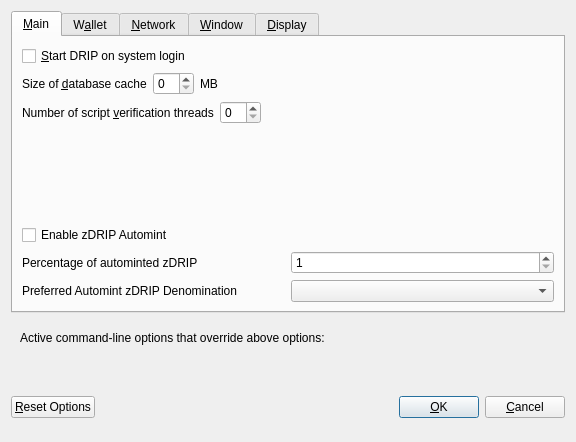
<?xml version="1.0" encoding="UTF-8"?>
<ui version="4.0">
 <class>OptionsDialog</class>
 <widget class="QDialog" name="OptionsDialog">
  <property name="geometry">
   <rect>
    <x>0</x>
    <y>0</y>
    <width>576</width>
    <height>442</height>
   </rect>
  </property>
  <property name="windowTitle">
   <string>Options</string>
  </property>
  <property name="modal">
   <bool>true</bool>
  </property>
  <layout class="QVBoxLayout" name="verticalLayout">
   <item>
    <widget class="QTabWidget" name="tabWidget">
     <property name="currentIndex">
      <number>0</number>
     </property>
     <widget class="QWidget" name="tabMain">
      <attribute name="title">
       <string>&amp;Main</string>
      </attribute>
      <layout class="QVBoxLayout" name="verticalLayout_Main">
       <item>
        <widget class="QCheckBox" name="bitcoinAtStartup">
         <property name="toolTip">
          <string>Automatically start DRIP after logging in to the system.</string>
         </property>
         <property name="text">
          <string>&amp;Start DRIP on system login</string>
         </property>
        </widget>
       </item>
       <item>
        <layout class="QHBoxLayout" name="horizontalLayout_2_Main">
         <item>
          <widget class="QLabel" name="databaseCacheLabel">
           <property name="text">
            <string>Size of &amp;database cache</string>
           </property>
           <property name="textFormat">
            <enum>Qt::PlainText</enum>
           </property>
           <property name="buddy">
            <cstring>databaseCache</cstring>
           </property>
          </widget>
         </item>
         <item>
          <widget class="QSpinBox" name="databaseCache"/>
         </item>
         <item>
          <widget class="QLabel" name="databaseCacheUnitLabel">
           <property name="text">
            <string>MB</string>
           </property>
           <property name="textFormat">
            <enum>Qt::PlainText</enum>
           </property>
          </widget>
         </item>
         <item>
          <spacer name="horizontalSpacer_2_Main">
           <property name="orientation">
            <enum>Qt::Horizontal</enum>
           </property>
           <property name="sizeHint" stdset="0">
            <size>
             <width>40</width>
             <height>20</height>
            </size>
           </property>
          </spacer>
         </item>
        </layout>
       </item>
       <item>
        <layout class="QHBoxLayout" name="horizontalLayout_3_Main">
         <item>
          <widget class="QLabel" name="threadsScriptVerifLabel">
           <property name="text">
            <string>Number of script &amp;verification threads</string>
           </property>
           <property name="textFormat">
            <enum>Qt::PlainText</enum>
           </property>
           <property name="buddy">
            <cstring>threadsScriptVerif</cstring>
           </property>
          </widget>
         </item>
         <item>
          <widget class="QSpinBox" name="threadsScriptVerif">
           <property name="toolTip">
            <string>(0 = auto, &lt;0 = leave that many cores free)</string>
           </property>
          </widget>
         </item>
         <item>
          <spacer name="horizontalSpacer_3_Main">
           <property name="orientation">
            <enum>Qt::Horizontal</enum>
           </property>
           <property name="sizeHint" stdset="0">
            <size>
             <width>40</width>
             <height>20</height>
            </size>
           </property>
          </spacer>
         </item>
        </layout>
       </item>
       <item>
        <spacer name="verticalSpacer_2">
         <property name="orientation">
          <enum>Qt::Vertical</enum>
         </property>
         <property name="sizeHint" stdset="0">
          <size>
           <width>20</width>
           <height>40</height>
          </size>
         </property>
        </spacer>
       </item>
       <item>
        <widget class="QCheckBox" name="checkBoxZeromintEnable">
         <property name="toolTip">
          <string>Enable automatic minting of DRIP units to zDRIP</string>
         </property>
         <property name="layoutDirection">
          <enum>Qt::LeftToRight</enum>
         </property>
         <property name="text">
          <string>Enable zDRIP Automint</string>
         </property>
        </widget>
       </item>
       <item>
        <layout class="QHBoxLayout" name="horizontalLayout_3">
         <item>
          <widget class="QLabel" name="percentage_label">
           <property name="toolTip">
            <string>Percentage of incoming DRIP which get automatically converted to zDRIP via Zerocoin Protocol (min: 10%)</string>
           </property>
           <property name="text">
            <string>Percentage of autominted zDRIP</string>
           </property>
          </widget>
         </item>
         <item>
          <widget class="QSpinBox" name="zeromintPercentage">
           <property name="minimum">
            <number>1</number>
           </property>
           <property name="maximum">
            <number>100</number>
           </property>
          </widget>
         </item>
        </layout>
       </item>
       <item>
        <layout class="QHBoxLayout" name="horizontalLayout" stretch="0,0">
         <property name="sizeConstraint">
          <enum>QLayout::SetFixedSize</enum>
         </property>
         <item>
          <widget class="QLabel" name="labelPreferredDenom">
           <property name="maximumSize">
            <size>
             <width>16777215</width>
             <height>16777215</height>
            </size>
           </property>
           <property name="toolTip">
            <string>Wait with automatic conversion to Zerocoin until enough DRIP for this denomination is available</string>
           </property>
           <property name="text">
            <string>Preferred Automint zDRIP Denomination</string>
           </property>
          </widget>
         </item>
         <item>
          <widget class="QComboBox" name="preferredDenom">
           <property name="maximumSize">
            <size>
             <width>16777215</width>
             <height>27</height>
            </size>
           </property>
           <property name="toolTip">
            <string>Wait with automatic conversion to Zerocoin until enough DRIP for this denomination is available</string>
           </property>
           <property name="maxVisibleItems">
            <number>9</number>
           </property>
           <property name="maxCount">
            <number>9</number>
           </property>
          </widget>
         </item>
        </layout>
       </item>
      </layout>
     </widget>
     <widget class="QWidget" name="tabWallet">
      <attribute name="title">
       <string>W&amp;allet</string>
      </attribute>
      <layout class="QVBoxLayout" name="verticalLayout_Wallet">
       <item>
        <layout class="QHBoxLayout" name="horizontalLayout_2_Wallet">
         <item>
          <widget class="QLabel" name="labelStakeSplitThresholdText">
           <property name="text">
            <string>Stake split threshold:</string>
           </property>
          </widget>
         </item>
         <item>
          <widget class="QSpinBox" name="spinBoxStakeSplitThreshold">
           <property name="minimum">
            <number>1</number>
           </property>
           <property name="maximum">
            <number>999999</number>
           </property>
          </widget>
         </item>
        </layout>
       </item>
       <item>
        <widget class="QGroupBox" name="groupBox">
         <property name="title">
          <string>Expert</string>
         </property>
         <layout class="QVBoxLayout" name="verticalLayout_2">
          <item>
           <widget class="QCheckBox" name="coinControlFeatures">
            <property name="toolTip">
             <string>Whether to show coin control features or not.</string>
            </property>
            <property name="text">
             <string>Enable coin &amp;control features</string>
            </property>
           </widget>
          </item>
          <item>
           <widget class="QCheckBox" name="showMasternodesTab">
            <property name="toolTip">
             <string>Show additional tab listing all your masternodes in first sub-tab&lt;br/&gt;and all masternodes on the network in second sub-tab.</string>
            </property>
            <property name="text">
             <string>Show Masternodes Tab</string>
            </property>
           </widget>
          </item>
          <item>
           <widget class="QCheckBox" name="spendZeroConfChange">
            <property name="toolTip">
             <string>If you disable the spending of unconfirmed change, the change from a transaction&lt;br/&gt;cannot be used until that transaction has at least one confirmation.&lt;br/&gt;This also affects how your balance is computed.</string>
            </property>
            <property name="text">
             <string>&amp;Spend unconfirmed change</string>
            </property>
           </widget>
          </item>
         </layout>
        </widget>
       </item>
       <item>
        <spacer name="verticalSpacer_Wallet">
         <property name="orientation">
          <enum>Qt::Vertical</enum>
         </property>
         <property name="sizeHint" stdset="0">
          <size>
           <width>20</width>
           <height>40</height>
          </size>
         </property>
        </spacer>
       </item>
      </layout>
     </widget>
     <widget class="QWidget" name="tabNetwork">
      <attribute name="title">
       <string>&amp;Network</string>
      </attribute>
      <layout class="QVBoxLayout" name="verticalLayout_Network">
       <item>
        <widget class="QCheckBox" name="mapPortUpnp">
         <property name="toolTip">
          <string>Automatically open the DRIP client port on the router. This only works when your router supports UPnP and it is enabled.</string>
         </property>
         <property name="text">
          <string>Map port using &amp;UPnP</string>
         </property>
        </widget>
       </item>
       <item>
        <widget class="QCheckBox" name="allowIncoming">
         <property name="toolTip">
          <string>Accept connections from outside</string>
         </property>
         <property name="text">
          <string>Allow incoming connections</string>
         </property>
        </widget>
       </item>
       <item>
        <widget class="QCheckBox" name="connectSocks">
         <property name="toolTip">
          <string>Connect to the DRIP network through a SOCKS5 proxy.</string>
         </property>
         <property name="text">
          <string>&amp;Connect through SOCKS5 proxy (default proxy):</string>
         </property>
        </widget>
       </item>
       <item>
        <layout class="QHBoxLayout" name="horizontalLayout_1_Network">
         <item>
          <widget class="QLabel" name="proxyIpLabel">
           <property name="text">
            <string>Proxy &amp;IP:</string>
           </property>
           <property name="textFormat">
            <enum>Qt::PlainText</enum>
           </property>
           <property name="buddy">
            <cstring>proxyIp</cstring>
           </property>
          </widget>
         </item>
         <item>
          <widget class="QValidatedLineEdit" name="proxyIp">
           <property name="minimumSize">
            <size>
             <width>140</width>
             <height>0</height>
            </size>
           </property>
           <property name="maximumSize">
            <size>
             <width>140</width>
             <height>16777215</height>
            </size>
           </property>
           <property name="toolTip">
            <string>IP address of the proxy (e.g. IPv4: 127.0.0.1 / IPv6: ::1)</string>
           </property>
          </widget>
         </item>
         <item>
          <widget class="QLabel" name="proxyPortLabel">
           <property name="text">
            <string>&amp;Port:</string>
           </property>
           <property name="textFormat">
            <enum>Qt::PlainText</enum>
           </property>
           <property name="buddy">
            <cstring>proxyPort</cstring>
           </property>
          </widget>
         </item>
         <item>
          <widget class="QLineEdit" name="proxyPort">
           <property name="minimumSize">
            <size>
             <width>55</width>
             <height>0</height>
            </size>
           </property>
           <property name="maximumSize">
            <size>
             <width>55</width>
             <height>16777215</height>
            </size>
           </property>
           <property name="toolTip">
            <string>Port of the proxy (e.g. 9050)</string>
           </property>
          </widget>
         </item>
         <item>
          <spacer name="horizontalSpacer_1_Network">
           <property name="orientation">
            <enum>Qt::Horizontal</enum>
           </property>
           <property name="sizeHint" stdset="0">
            <size>
             <width>40</width>
             <height>20</height>
            </size>
           </property>
          </spacer>
         </item>
        </layout>
       </item>
       <item>
        <spacer name="verticalSpacer_Network">
         <property name="orientation">
          <enum>Qt::Vertical</enum>
         </property>
         <property name="sizeHint" stdset="0">
          <size>
           <width>20</width>
           <height>40</height>
          </size>
         </property>
        </spacer>
       </item>
      </layout>
     </widget>
     <widget class="QWidget" name="tabWindow">
      <attribute name="title">
       <string>&amp;Window</string>
      </attribute>
      <layout class="QVBoxLayout" name="verticalLayout_Window">
       <item>
        <widget class="QCheckBox" name="minimizeToTray">
         <property name="toolTip">
          <string>Show only a tray icon after minimizing the window.</string>
         </property>
         <property name="text">
          <string>&amp;Minimize to the tray instead of the taskbar</string>
         </property>
        </widget>
       </item>
       <item>
        <widget class="QCheckBox" name="minimizeOnClose">
         <property name="toolTip">
          <string>Minimize instead of exit the application when the window is closed. When this option is enabled, the application will be closed only after selecting Quit in the menu.</string>
         </property>
         <property name="text">
          <string>M&amp;inimize on close</string>
         </property>
        </widget>
       </item>
       <item>
        <spacer name="verticalSpacer_Window">
         <property name="orientation">
          <enum>Qt::Vertical</enum>
         </property>
         <property name="sizeHint" stdset="0">
          <size>
           <width>20</width>
           <height>40</height>
          </size>
         </property>
        </spacer>
       </item>
      </layout>
     </widget>
     <widget class="QWidget" name="tabDisplay">
      <attribute name="title">
       <string>&amp;Display</string>
      </attribute>
      <layout class="QVBoxLayout" name="verticalLayout_Display">
       <item>
        <layout class="QHBoxLayout" name="horizontalLayout_1_Display">
         <item>
          <widget class="QLabel" name="langLabel">
           <property name="text">
            <string>User Interface &amp;language:</string>
           </property>
           <property name="textFormat">
            <enum>Qt::PlainText</enum>
           </property>
           <property name="buddy">
            <cstring>lang</cstring>
           </property>
          </widget>
         </item>
         <item>
          <widget class="QValueComboBox" name="lang">
           <property name="toolTip">
            <string>The user interface language can be set here. This setting will take effect after restarting DRIP.</string>
           </property>
          </widget>
         </item>
        </layout>
       </item>
       <item>
        <widget class="QLabel" name="label_3">
         <property name="toolTip">
          <string notr="true"/>
         </property>
         <property name="statusTip">
          <string notr="true"/>
         </property>
         <property name="whatsThis">
          <string notr="true"/>
         </property>
         <property name="accessibleName">
          <string notr="true"/>
         </property>
         <property name="text">
          <string>Language missing or translation incomplete? Help contributing translations here:
https://www.transifex.com/drip-project/drip-project-translations</string>
         </property>
         <property name="wordWrap">
          <bool>true</bool>
         </property>
         <property name="openExternalLinks">
          <bool>true</bool>
         </property>
         <property name="textInteractionFlags">
          <set>Qt::TextBrowserInteraction</set>
         </property>
        </widget>
       </item>
       <item>
        <layout class="QHBoxLayout" name="horizontalLayout_4_Display" stretch="0,0">
         <item>
          <widget class="QLabel" name="themeLabel">
           <property name="text">
            <string>User Interface Theme:</string>
           </property>
          </widget>
         </item>
         <item>
          <widget class="QValueComboBox" name="theme"/>
         </item>
        </layout>
       </item>
       <item>
        <widget class="Line" name="line">
         <property name="orientation">
          <enum>Qt::Horizontal</enum>
         </property>
        </widget>
       </item>
       <item>
        <layout class="QHBoxLayout" name="horizontalLayout_2_Display">
         <item>
          <widget class="QLabel" name="unitLabel">
           <property name="text">
            <string>&amp;Unit to show amounts in:</string>
           </property>
           <property name="textFormat">
            <enum>Qt::PlainText</enum>
           </property>
           <property name="buddy">
            <cstring>unit</cstring>
           </property>
          </widget>
         </item>
         <item>
          <widget class="QValueComboBox" name="unit">
           <property name="toolTip">
            <string>Choose the default subdivision unit to show in the interface and when sending coins.</string>
           </property>
          </widget>
         </item>
        </layout>
       </item>
       <item>
        <layout class="QHBoxLayout" name="horizontalLayout_5_Display">
         <item>
          <widget class="QLabel" name="digitsLabel">
           <property name="text">
            <string>Decimal digits</string>
           </property>
          </widget>
         </item>
         <item>
          <widget class="QValueComboBox" name="digits"/>
         </item>
        </layout>
       </item>
       <item>
        <widget class="QCheckBox" name="checkBoxHideZeroBalances">
         <property name="toolTip">
          <string>Hide empty balances</string>
         </property>
         <property name="layoutDirection">
          <enum>Qt::LeftToRight</enum>
         </property>
         <property name="text">
          <string>Hide empty balances</string>
         </property>
        </widget>
       </item>
       <item>
        <layout class="QHBoxLayout" name="horizontalLayout_3_Display">
         <item>
          <widget class="QLabel" name="thirdPartyTxUrlsLabel">
           <property name="toolTip">
            <string>Third party URLs (e.g. a block explorer) that appear in the transactions tab as context menu items. %s in the URL is replaced by transaction hash. Multiple URLs are separated by vertical bar |.</string>
           </property>
           <property name="text">
            <string>Third party transaction URLs</string>
           </property>
           <property name="buddy">
            <cstring>thirdPartyTxUrls</cstring>
           </property>
          </widget>
         </item>
         <item>
          <widget class="QLineEdit" name="thirdPartyTxUrls">
           <property name="toolTip">
            <string>Third party URLs (e.g. a block explorer) that appear in the transactions tab as context menu items. %s in the URL is replaced by transaction hash. Multiple URLs are separated by vertical bar |.</string>
           </property>
          </widget>
         </item>
        </layout>
       </item>
       <item>
        <spacer name="verticalSpacer">
         <property name="orientation">
          <enum>Qt::Vertical</enum>
         </property>
         <property name="sizeHint" stdset="0">
          <size>
           <width>20</width>
           <height>40</height>
          </size>
         </property>
        </spacer>
       </item>
      </layout>
     </widget>
    </widget>
   </item>
   <item>
    <widget class="QFrame" name="frame">
     <layout class="QVBoxLayout" name="verticalLayout_Bottom">
      <item>
       <layout class="QHBoxLayout" name="horizontalLayout_Bottom">
        <item>
         <widget class="QLabel" name="overriddenByCommandLineInfoLabel">
          <property name="text">
           <string>Active command-line options that override above options:</string>
          </property>
          <property name="textFormat">
           <enum>Qt::PlainText</enum>
          </property>
         </widget>
        </item>
        <item>
         <spacer name="horizontalSpacer_Bottom">
          <property name="orientation">
           <enum>Qt::Horizontal</enum>
          </property>
          <property name="sizeHint" stdset="0">
           <size>
            <width>40</width>
            <height>20</height>
           </size>
          </property>
         </spacer>
        </item>
       </layout>
      </item>
      <item>
       <widget class="QLabel" name="overriddenByCommandLineLabel">
        <property name="text">
         <string/>
        </property>
        <property name="textFormat">
         <enum>Qt::PlainText</enum>
        </property>
        <property name="wordWrap">
         <bool>true</bool>
        </property>
       </widget>
      </item>
     </layout>
    </widget>
   </item>
   <item>
    <layout class="QHBoxLayout" name="horizontalLayout_Buttons">
     <item>
      <widget class="QPushButton" name="resetButton">
       <property name="toolTip">
        <string>Reset all client options to default.</string>
       </property>
       <property name="text">
        <string>&amp;Reset Options</string>
       </property>
       <property name="autoDefault">
        <bool>false</bool>
       </property>
      </widget>
     </item>
     <item>
      <spacer name="horizontalSpacer_1">
       <property name="orientation">
        <enum>Qt::Horizontal</enum>
       </property>
       <property name="sizeHint" stdset="0">
        <size>
         <width>40</width>
         <height>48</height>
        </size>
       </property>
      </spacer>
     </item>
     <item>
      <widget class="QLabel" name="statusLabel">
       <property name="minimumSize">
        <size>
         <width>200</width>
         <height>0</height>
        </size>
       </property>
       <property name="font">
        <font>
         <weight>75</weight>
         <bold>true</bold>
        </font>
       </property>
       <property name="text">
        <string/>
       </property>
       <property name="textFormat">
        <enum>Qt::PlainText</enum>
       </property>
       <property name="wordWrap">
        <bool>true</bool>
       </property>
      </widget>
     </item>
     <item>
      <spacer name="horizontalSpacer_2">
       <property name="orientation">
        <enum>Qt::Horizontal</enum>
       </property>
       <property name="sizeHint" stdset="0">
        <size>
         <width>40</width>
         <height>48</height>
        </size>
       </property>
      </spacer>
     </item>
     <item>
      <widget class="QPushButton" name="okButton">
       <property name="text">
        <string>&amp;OK</string>
       </property>
       <property name="autoDefault">
        <bool>false</bool>
       </property>
       <property name="default">
        <bool>true</bool>
       </property>
      </widget>
     </item>
     <item>
      <widget class="QPushButton" name="cancelButton">
       <property name="text">
        <string>&amp;Cancel</string>
       </property>
       <property name="autoDefault">
        <bool>false</bool>
       </property>
      </widget>
     </item>
    </layout>
   </item>
  </layout>
 </widget>
 <customwidgets>
  <customwidget>
   <class>QValidatedLineEdit</class>
   <extends>QLineEdit</extends>
   <header>qvalidatedlineedit.h</header>
  </customwidget>
  <customwidget>
   <class>QValueComboBox</class>
   <extends>QComboBox</extends>
   <header>qvaluecombobox.h</header>
  </customwidget>
 </customwidgets>
 <resources/>
 <connections/>
</ui>
